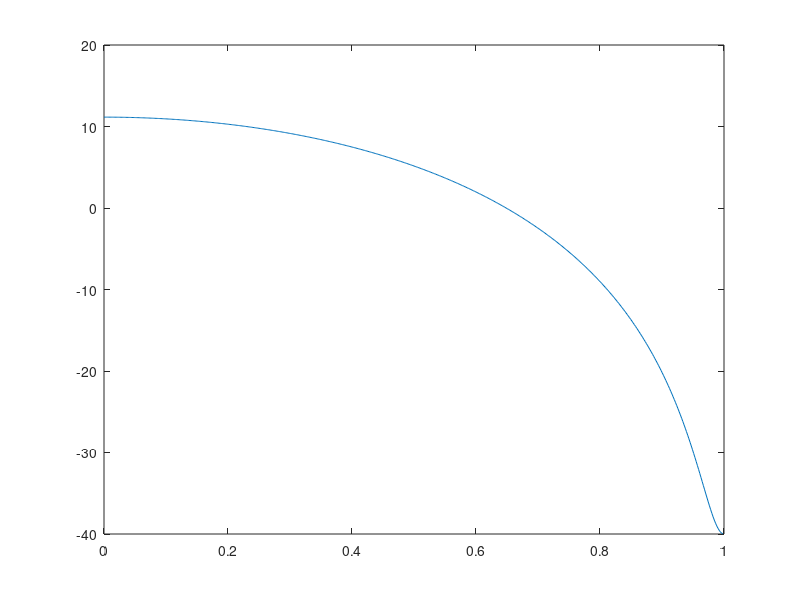

Source code (MATLAB): (Note: this script raises an error after producing the figure.)
% Louis Rosenblum
% EEE509 - ASU
% 06/25/2020
% Final exam part B

%% Plot hamming versus rectangular window

figure()

b = [1 0.9];
a = [1];

[h,w] = freqz(b,a);

plot(w/pi,20*log10(abs(h).^2))
ax = gca;
ax.XTick = 0:.5:2;
title("Power Spectral Density of y(n)")
xlabel('Normalized Frequency (\times\pi rad/sample)')
ylabel('Magnitude (dB)')
